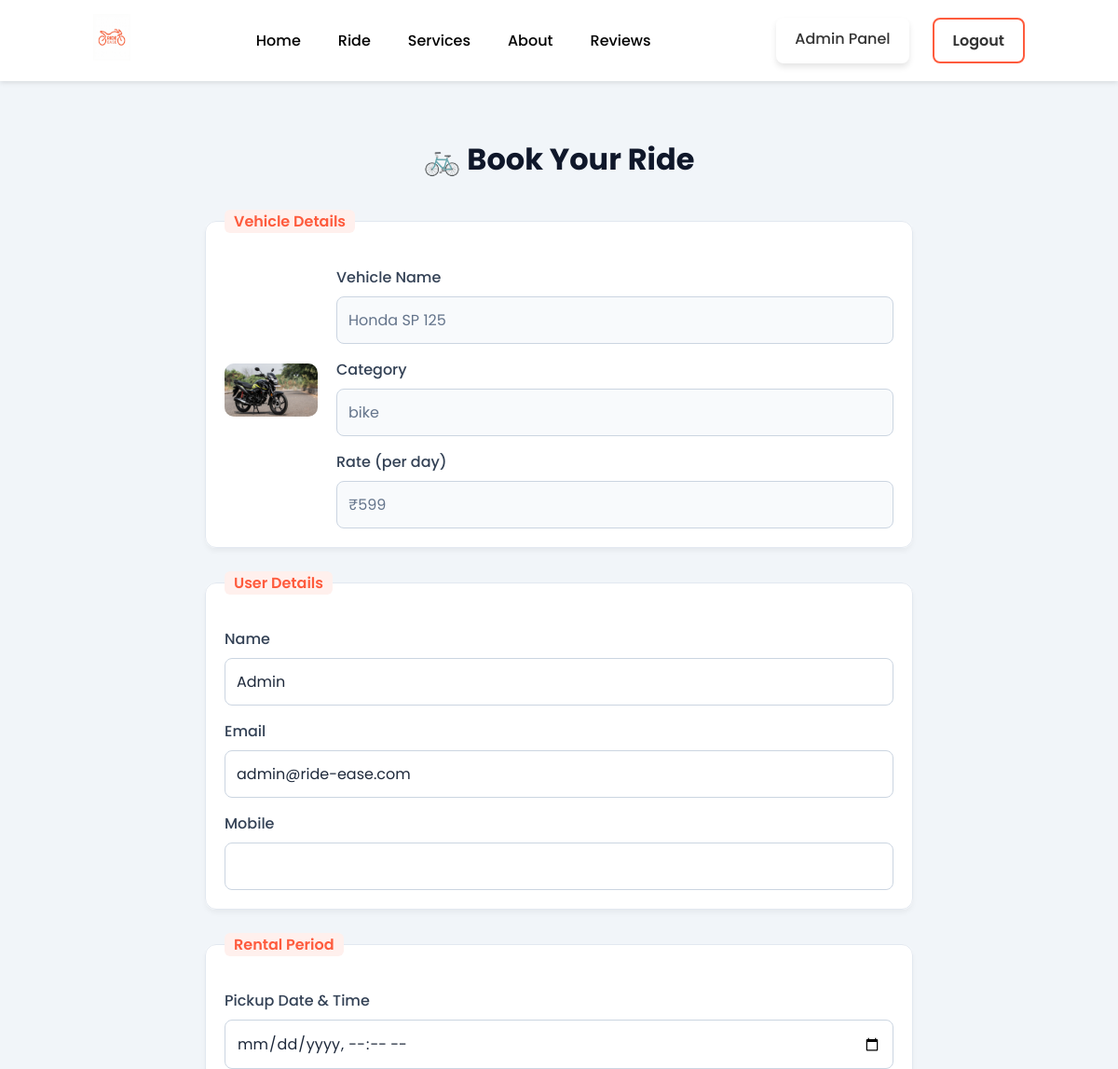
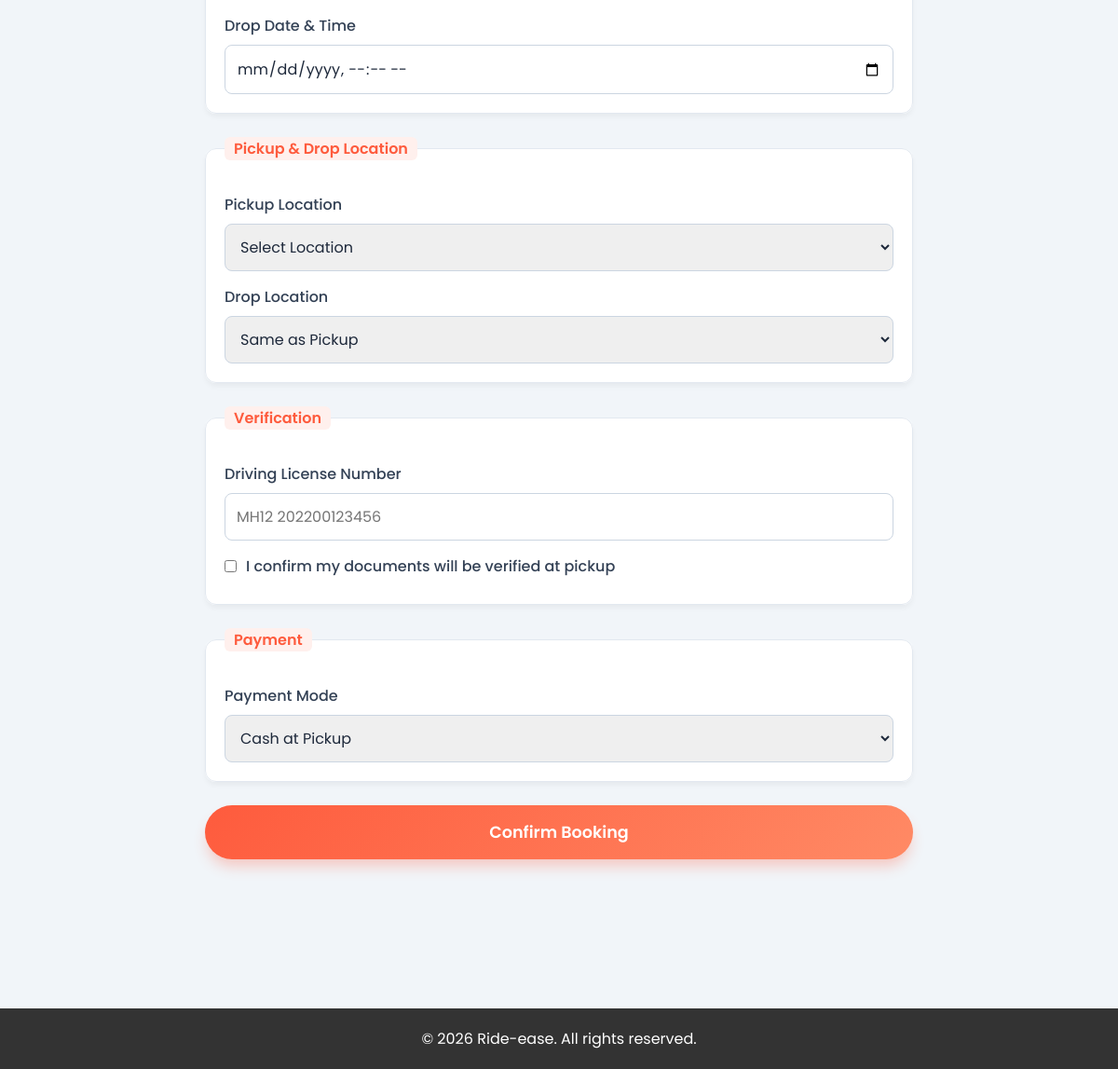
The page /pages/bookings/bookings.php?vehicle_id=1 (signed in) on the database its author committed (2 pictures, top to bottom).
### tables this page shows
CREATE TABLE vehicles (
                id INTEGER PRIMARY KEY AUTOINCREMENT,
                name TEXT NOT NULL,
                category TEXT NOT NULL CHECK(category IN ('bike', 'scooter', 'ebike')),
                price_per_day REAL NOT NULL,
                image TEXT NOT NULL,
                description TEXT,
                status TEXT DEFAULT 'available' CHECK(status IN ('available', 'maintenance', 'rented')),
                created_at DATETIME DEFAULT CURRENT_TIMESTAMP
            );

CREATE TABLE users (
                id INTEGER PRIMARY KEY AUTOINCREMENT,
                username TEXT NOT NULL,
                email TEXT NOT NULL UNIQUE,
                password TEXT NOT NULL,
                phone TEXT,
                created_at DATETIME DEFAULT CURRENT_TIMESTAMP
            , role TEXT DEFAULT 'user');

### pages/bookings/bookings.php (the view, shortened to what this page needs)
<?php
include '../../config/db.php';
$extra_css = '<link rel="stylesheet" href="../../assets/css/booking_modern.css">';
$user = $_SESSION['user'];
$user_id = $user['id'];
$stmt = $conn->prepare("SELECT * FROM users WHERE id = ?");
$stmt->execute([$user_id]);
$userData = $stmt->fetch(PDO::FETCH_ASSOC);
$vehicle_id = isset($_REQUEST['vehicle_id']) ? intval($_REQUEST['vehicle_id']) : (isset($_REQUEST['id']) ? intval($_REQUEST['id']) : 0);
$stmt = $conn->prepare("SELECT * FROM vehicles WHERE id = ?");
$stmt->execute([$vehicle_id]);
$vehicle = $stmt->fetch(PDO::FETCH_ASSOC);
$message = "";
?>
<!DOCTYPE html>
<html lang="en">
<head>
    <?php include '../../includes/header.php'; ?>
</head>
<body>
<div class="container">
    <?php if(isset($success) && $success): ?>
        <div style="text-align:center; padding:50px; background:white; border-radius:16px; box-shadow:0 20px 25px -5px rgba(0,0,0,0.1);">
            <div style="width:80px; height:80px; background:#dcfce7; border-radius:50%; display:flex; align-items:center; justify-content:center; margin:0 auto 20px;">
                <i class="fas fa-check" style="font-size:40px; color:#166534;"></i>
            </div>
            <h2 style="color:#166534; margin-bottom:10px; font-size:2rem;">Booking Confirmed!</h2>
            <p style="color:#64748b; margin-bottom:30px; font-size:1.1rem;"><?php echo $message; ?></p>
            <a href="../user/dashboard.php" style="display:inline-block; background:#166534; color:white; padding:12px 30px; text-decoration:none; border-radius:8px; font-weight:600;">Go to Dashboard</a>
        </div>
    <?php else: ?>
    <h2 style="text-align:center; color:#0f172a; margin-bottom:30px; font-size:2rem; font-weight:700;">🚲 Book Your Ride</h2>
    <form action="" method="POST">
        <fieldset>
            <legend>Vehicle Details</legend>
            <div style="display:flex; align-items:center; gap:20px;">
                <img src="<?= strpos($vehicle['image'], 'assets') === 0 ? '../../'.$vehicle['image'] : $vehicle['image']; ?>" style="width:100px; border-radius:10px;">
                <div style="flex:1;">
                    <label>Vehicle Name</label>
                    <input type="text" value="<?= htmlspecialchars($vehicle['name']); ?>" readonly>
                    <label>Category</label>
                    <input type="text" value="<?= htmlspecialchars($vehicle['category']); ?>" readonly>
                    <label>Rate (per day)</label>
                    <input type="text" value="₹<?= htmlspecialchars($vehicle['price_per_day']); ?>" readonly>
                </div>
            </div>
        </fieldset>
        <fieldset>
            <legend>User Details</legend>
            <label>Name</label>
            <input type="text" name="customer_name" value="<?= htmlspecialchars($userData['username'] ?? ''); ?>" required>
            <label>Email</label>
            <input type="email" name="customer_email" value="<?= htmlspecialchars($userData['email'] ?? ''); ?>" required>
            <label>Mobile</label>
            <input type="tel" name="customer_phone" value="<?= htmlspecialchars($userData['phone'] ?? ''); ?>" required>
        </fieldset>
        <fieldset>
            <legend>Rental Period</legend>
            <label>Pickup Date & Time</label>
            <input type="datetime-local" name="start_datetime" required min="<?= date('Y-m-d\TH:i'); ?>">
            <label>Drop Date & Time</label>
            <input type="datetime-local" name="end_datetime" required min="<?= date('Y-m-d\TH:i'); ?>">
        </fieldset>
        <fieldset>
            <legend>Pickup & Drop Location</legend>
            <label>Pickup Location</label>
            <select name="pickup_location" required>
                <option value="">Select Location</option>
            </select>
            <label>Drop Location</label>
            <select name="drop_location">
                <option value="Same as Pickup">Same as Pickup</option>
            </select>
        </fieldset>
        <fieldset>
            <legend>Verification</legend>
            <label>Driving License Number</label>
            <input type="text" name="license_no" required placeholder="MH12 202200123456" style="text-transform:uppercase;">
            <label style="margin-top:15px; display:flex; align-items:center; gap:10px;">
                <input type="checkbox" required style="width:auto;">
                I confirm my documents will be verified at pickup
            </label>
        </fieldset>
        <fieldset>
            <legend>Payment</legend>
            <label>Payment Mode</label>
            <select name="payment_mode" required>
                <option value="Cash">Cash at Pickup</option>
            </select>
        </fieldset>
        <button type="submit">Confirm Booking</button>
    </form>
    <?php endif; ?>
</div>
<br><br>
<?php include '../../includes/footer.php'; ?>
</body>
</html>

### assets/css/styles.css (style rules this page uses)
* { margin: 0; padding: 0; box-sizing: border-box; scroll-padding-top: 2rem; scroll-behavior: smooth; list-style: none; text-decoration: none; font-family: "Poppins", sans-serif; }
:root { --main-color: #fe5b3d; --secondary-color: #ffac38; --text-color: #444; --gradient: linear-gradient(fe5b3d, ffac38); }
body { font-family: "Poppins", sans-serif; margin: 0; padding: 0; background-color: #f4f4f4; }

### assets/css/booking_modern.css (style rules this page uses)
:root { --primary: #fe5b3d; --primary-dark: #e04a2c; --dark: #0f172a; --light: #f8fafc; --gray: #64748b; --white: #ffffff; --shadow: 0 20px 25px -5px rgba(0, 0, 0, 0.1), 0 10px 10px -5px rgba(0, 0, 0, 0.04); --radius: 16px; }
body { background-color: #f1f5f9; font-family: 'Poppins', sans-serif; color: var(--dark); }

### pages/bookings/bookings.php (style rules this page uses)
.container { max-width: 800px; margin: 40px auto; padding: 20px; }
fieldset { border: 1px solid #e2e8f0; padding: 20px; margin-bottom: 25px; border-radius: 12px; background: white; box-shadow: 0 4px 6px -1px rgba(0,0,0,0.05); }
legend { font-weight: 600; color: #fe5b3d; padding: 0 10px; background: #fff0ed; border-radius: 6px; }
label { display: block; margin: 15px 0 8px; font-weight: 500; color: #334155; }
input[type="text"], input[type="email"], input[type="tel"], input[type="datetime-local"], select { width: 100%; padding: 12px; border: 1px solid #cbd5e1; border-radius: 8px; font-size: 1rem; color: #1e293b; }
input:read-only { background: #f8fafc; color: #64748b; cursor: not-allowed; }
button[type="submit"] { background: linear-gradient(135deg, #fe5b3d 0%, #ff8a65 100%); color: white; padding: 16px 32px; border: none; border-radius: 50px; font-size: 1.1rem; font-weight: 600; cursor: pointer; width: 100%; transition: transform 0.2s; box-shadow: 0 10px 15px -3px rgba(254, 91, 61, 0.3); }

### rows shown on the page
vehicles: image (picture), name "Honda SP 125", category "bike", price_per_day "₹599"
users: customer_name "Admin", customer_email "admin@ride-ease.com"
